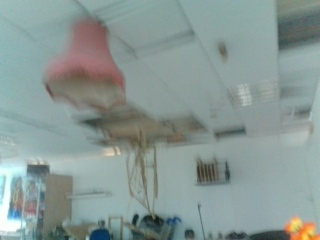
#> input picture mood_snapshots/mood_1752688050.jpg, 320 x 240 px, given in place of the camera
$ python camera_preview.py
#> lines starting #> are read from the running program, lines starting #| are printed output that depends on the picture
### reactivity/camera_reactive.py
#!/usr/bin/env python3
"""
    def __init__(self, sensitivity=1.0, smoothing_factor=0.8, pause_threshold=0.5, pause_duration=3.0):amera Reactivity System for Hand Controller
===========================================

Real-time camera-based reactivity that affects Markov chain generation.
Detects frame differences, activity levels, and motion to create
organic behavioral multipliers.

Features:
- Frame difference analysis for activity detection
- Smoothed reactivity scores to avoid jitter
- Multiple reactivity channels (movement, appearance, disappearance)
- Integration with hand controller Markov generation

Author: Camera Reactivity System
"""
import json
import time
from typing import Any, Dict, Optional, Tuple

import cv2
import numpy as np

from config.config import REACTIVITY_PAUSE_THRESHOLD


class CameraReactivityEngine:
    """
    Real-time camera analysis for behavioral reactivity.
    """

    def __init__(self, sensitivity=1.8, smoothing_factor=0.85, pause_threshold=None, pause_duration=3.0):
        """
        Initialize camera reactivity engine.

        Args:
            sensitivity: How sensitive to frame changes (0.0-2.0, higher = more sensitive)
            smoothing_factor: Temporal smoothing (0.0=no smoothing, 1.0=max smoothing)
            pause_threshold: Activity level that triggers pause (0.0-1.0, lower = easier to trigger)
            pause_duration: How long to pause in seconds
        """
        self.sensitivity = sensitivity
        self.smoothing_factor = smoothing_factor
        self.pause_threshold = pause_threshold if pause_threshold is not None else REACTIVITY_PAUSE_THRESHOLD
        self.pause_duration = pause_duration

        # Frame analysis
        self.previous_frame = None
        self.frame_count = 0

        # Single unified activity level for pause triggering
        self.activity_level = 0.0  # Overall movement/change (0.0-1.0)

        # Pause system for high activity
        self.is_paused = False
        self.pause_start_time = 0.0
        self.pause_cooldown = 10.0  # 10 second cooldown between pauses
        self.last_pause_time = 0.0

        # Historical tracking for better detection
        self.activity_history = []
        self.max_history = 15  # Keep 0.5 seconds at 30fps

        # Reactivity state
        self.last_update_time = time.time()
        self.reactivity_active = True

        # Debug info
        self.debug_enabled = True  # Enable by default for better feedback

    def process_frame(self, frame: np.ndarray) -> Dict[str, float]:
        """
        Process a camera frame and return reactivity metrics.

        Args:
            frame: OpenCV frame (BGR format)

        Returns:
            Dict with reactivity metrics:
            - activity_level: Overall scene activity (0.0-1.0)
            - sudden_change: Spike in activity (0.0-1.0)
            - motion_intensity: Movement strength (0.0-1.0)
            - chaos_multiplier: Suggested chaos factor for Markov (0.5-2.0)
            - speed_multiplier: Suggested speed factor (0.5-3.0)
        """
        if frame is None or not self.reactivity_active:
            return self._get_neutral_metrics()

        current_time = time.time()
        self.frame_count += 1

        # Convert to grayscale for analysis
        gray_frame = cv2.cvtColor(frame, cv2.COLOR_BGR2GRAY)

        # Apply Gaussian blur to reduce noise
        blurred_frame = cv2.GaussianBlur(gray_frame, (5, 5), 0)

        if self.previous_frame is None:
            self.previous_frame = blurred_frame.copy()
            return self._get_neutral_metrics()

        # Calculate frame difference
        frame_diff = cv2.absdiff(self.previous_frame, blurred_frame)

        # Apply threshold to get binary difference
        threshold_value = int(15 * self.sensitivity)  # Balanced threshold
        _, thresh_diff = cv2.threshold(frame_diff, threshold_value, 255, cv2.THRESH_BINARY)

        # Calculate activity metrics - balanced sensitivity
        raw_activity = np.sum(thresh_diff) / (frame.shape[0] * frame.shape[1] * 255)  # Normalize 0-1

        # Boost activity by sensitivity multiplier but more conservatively
        boosted_activity = min(1.0, raw_activity * self.sensitivity * 3.5)  # Reduced multiplier

        # Smooth the activity level but keep it responsive
        self.activity_level = self.smoothing_factor * self.activity_level + (1 - self.smoothing_factor) * boosted_activity

        # Track activity history for stability
        self.activity_history.append(boosted_activity)
        if len(self.activity_history) > self.max_history:
            self.activity_history.pop(0)

        # MEMORY FIX: Reuse previous frame buffer instead of copying
        np.copyto(self.previous_frame, blurred_frame)

        # Clean up temporary arrays to prevent memory leaks
        del gray_frame, blurred_frame, frame_diff, thresh_diff

        # Check for pause conditions (high activity triggers freeze)
        pause_active = self._check_pause_conditions(current_time)

        # Debug output - show activity and pause proximity (disabled by default)
        # if self.debug_enabled and self.frame_count % 15 == 0:  # Every 0.5 seconds
        #     progress_to_pause = (self.activity_level / self.pause_threshold) * 100
        #     print(f"🎥 Activity: {self.activity_level:.3f} | Pause at: {self.pause_threshold:.3f} | Progress: {progress_to_pause:.1f}% | Paused: {pause_active}")

        return {
            "activity_level": self.activity_level,
            "pause_threshold": self.pause_threshold,
            "progress_to_pause": min(100.0, (self.activity_level / self.pause_threshold) * 100),
            "is_paused": pause_active,
            "pause_remaining": max(0.0, (self.pause_start_time + self.pause_duration) - current_time) if pause_active else 0.0,
            "cooldown_remaining": max(0.0, self.pause_cooldown - (current_time - self.last_pause_time)),
            "timestamp": current_time,
            # Legacy compatibility for machine.py
            "chaos_multiplier": min(3.5, 0.3 + (self.activity_level * 3.2)),  # Convert activity to chaos range
            "speed_multiplier": min(2.0, 1.0 + self.activity_level),  # Convert activity to speed range
        }

    # [31 lines left out: function _check_pause_conditions, not called in this run]

    def _get_neutral_metrics(self) -> Dict[str, float]:
        """Return neutral/baseline metrics when no processing possible."""
        return {
            "activity_level": 0.0,
            "pause_threshold": self.pause_threshold,
            "progress_to_pause": 0.0,
            "is_paused": False,
            "pause_remaining": 0.0,
            "cooldown_remaining": 0.0,
            "timestamp": time.time(),
            # Legacy compatibility
            "chaos_multiplier": 0.3,  # Baseline chaos
            "speed_multiplier": 1.0,  # Baseline speed
        }

    def set_sensitivity(self, sensitivity: float):
        """Update sensitivity (0.0-1.0)."""
        self.sensitivity = max(0.0, min(1.0, sensitivity))

    def enable_debug(self, enabled: bool = True):
        """Enable/disable debug output."""
        self.debug_enabled = enabled

    # [74 lines left out: functions reset, test_camera_reactivity, not called in this run]


# [2 lines that do not run on import are left out]

### reactivity/camera_preview.py
#!/usr/bin/env python3
"""
Simple camera preview with reactivity visualization
"""
import cv2

# import numpy as np
from reactivity.camera_reactive import CameraReactivityEngine


def run_camera_preview():
    """Run a camera preview showing reactivity data"""
    print("🎥 Starting camera preview with simplified pause visualization...")
    print("Press 'q' to quit")

    # Initialize camera and reactivity engine
    cap = cv2.VideoCapture(0)
    if not cap.isOpened():
        print("ERROR Could not open camera")
        return

    reactivity_engine = CameraReactivityEngine()

    while True:
        ret, frame = cap.read()
#> frame is the input picture: shape (240, 320, 3); mean B, G, R 148.4, 152.1, 136.4
        if not ret:
            break

        # Process frame for reactivity
        metrics = reactivity_engine.process_frame(frame)
#> in process_frame, `gray_frame = cv2.cvtColor(frame, cv2.COLOR_BGR2GRAY)`:
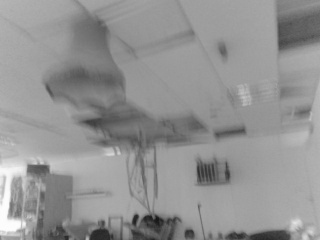
#> gray_frame: shape (240, 320); min 21, max 254, mean 147
#> metrics = 9 items

        # Create overlay with single activity bar showing pause proximity
        overlay = frame.copy()
        height, width = frame.shape[:2]
#> height = 240; width = 320

        # Main activity bar - shows how close we are to triggering a pause (positioned at bottom center)
        bar_width = 400
        bar_height = 30
        bar_x = (width - bar_width) // 2  # Center horizontally
#> bar_x = -40
        bar_y = height - 80  # Move to bottom with margin
#> bar_y = 160

        # Background (black)
        cv2.rectangle(overlay, (bar_x, bar_y), (bar_x + bar_width, bar_y + bar_height), (0, 0, 0), -1)
        cv2.rectangle(overlay, (bar_x, bar_y), (bar_x + bar_width, bar_y + bar_height), (255, 255, 255), 2)

        # Activity level (blue bar)
        activity_width = int(metrics["progress_to_pause"] * bar_width / 100)
#> activity_width = 0
        activity_color = (255, 0, 0) if metrics["progress_to_pause"] >= 100 else (255, 255, 0) if metrics["progress_to_pause"] >= 80 else (0, 255, 0)
#> activity_color = (0, 255, 0)
        cv2.rectangle(overlay, (bar_x, bar_y), (bar_x + activity_width, bar_y + bar_height), activity_color, -1)

        # Pause threshold line (red)
        threshold_x = bar_x + bar_width  # Always at 100% since we show progress to pause
#> threshold_x = 360
        cv2.line(overlay, (threshold_x, bar_y), (threshold_x, bar_y + bar_height), (0, 0, 255), 3)

        # Text overlay - position above the bar at bottom
        activity_text = f"Activity: {metrics['activity_level']:.3f} | Progress to Pause: {metrics['progress_to_pause']:.1f}%"
        cv2.putText(overlay, activity_text, (bar_x, bar_y - 10), cv2.FONT_HERSHEY_SIMPLEX, 0.6, (255, 255, 255), 2)
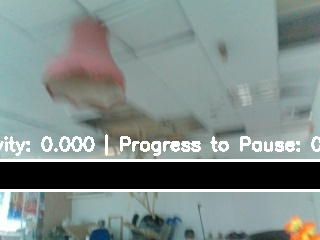
#> overlay: shape (240, 320, 3); mean B, G, R 135.6, 138.7, 125.9

        # Pause indicator
        if metrics.get("is_paused", False):
            cv2.rectangle(overlay, (width - 150, 10), (width - 10, 60), (0, 0, 255), -1)
            cv2.putText(overlay, "PAUSED", (width - 140, 30), cv2.FONT_HERSHEY_SIMPLEX, 0.8, (255, 255, 255), 2)
            cv2.putText(overlay, f"{metrics['pause_remaining']:.1f}s", (width - 140, 50), cv2.FONT_HERSHEY_SIMPLEX, 0.6, (255, 255, 255), 2)

        # Cooldown indicator
        elif metrics.get("cooldown_remaining", 0) > 0:
            cv2.rectangle(overlay, (width - 150, 10), (width - 10, 40), (100, 100, 100), -1)
            cv2.putText(
                overlay, f"Cooldown: {metrics['cooldown_remaining']:.1f}s", (width - 145, 30), cv2.FONT_HERSHEY_SIMPLEX, 0.5, (255, 255, 255), 1
            )

        # Show the frame
        cv2.imshow("Camera Reactivity Preview", overlay)

        # Check for quit
        if cv2.waitKey(1) & 0xFF == ord("q"):
#> (key q is pressed here)
            break

    cap.release()
    cv2.destroyAllWindows()
    print("📹 Camera preview closed")


if __name__ == "__main__":
    run_camera_preview()

$ run again, on mood_snapshots/mood_1752688097.jpg
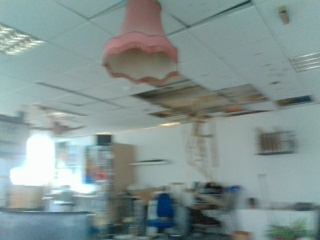
#> input picture mood_snapshots/mood_1752688097.jpg, 320 x 240 px, given in place of the camera
#> in run_camera_preview, frame is the input picture: shape (240, 320, 3); mean B, G, R 145.8, 147.7, 130.8
#> in process_frame, `gray_frame = cv2.cvtColor(frame, cv2.COLOR_BGR2GRAY)`:
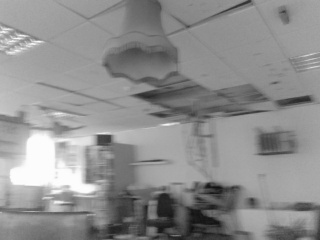
#> gray_frame: shape (240, 320); min 17, max 254, mean 142.4
#> metrics = 9 items
#> activity_width = 0
#> activity_color = (0, 255, 0)
#> in run_camera_preview, `cv2.putText(overlay, activity_text, (bar_x, bar_y - 10), cv2.FONT_HERS..`:
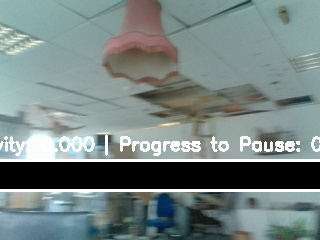
#> overlay: shape (240, 320, 3); mean B, G, R 130.6, 132.4, 118

$ run again, on mood_snapshots/mood_1752688109.jpg
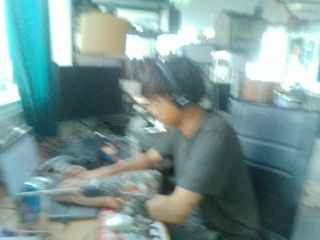
#> input picture mood_snapshots/mood_1752688109.jpg, 320 x 240 px, given in place of the camera
#> in run_camera_preview, frame is the input picture: shape (240, 320, 3); mean B, G, R 149.4, 151.1, 122.7
#> in process_frame, `gray_frame = cv2.cvtColor(frame, cv2.COLOR_BGR2GRAY)`:
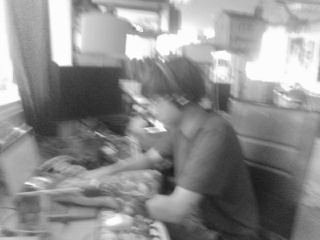
#> gray_frame: shape (240, 320); min 23, max 255, mean 142.4
#> metrics = 9 items
#> activity_width = 0
#> activity_color = (0, 255, 0)
#> in run_camera_preview, `cv2.putText(overlay, activity_text, (bar_x, bar_y - 10), cv2.FONT_HERS..`:
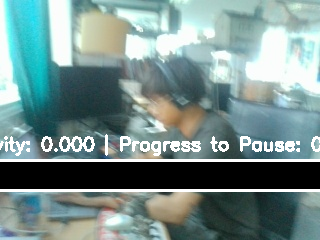
#> overlay: shape (240, 320, 3); mean B, G, R 141.7, 143.6, 119

$ run again, on mood_snapshots/mood_1752688117.jpg
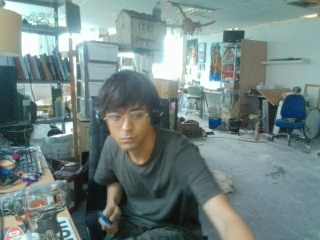
#> input picture mood_snapshots/mood_1752688117.jpg, 320 x 240 px, given in place of the camera
#> in run_camera_preview, frame is the input picture: shape (240, 320, 3); mean B, G, R 130.9, 132.8, 114.6
#> in process_frame, `blurred_frame = cv2.GaussianBlur(gray_frame, (5, 5), 0)`:
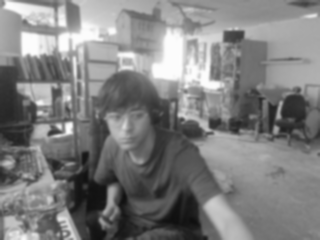
#> blurred_frame: shape (240, 320); min 15, max 253, mean 127.2
#> metrics = 9 items
#> activity_width = 0
#> activity_color = (0, 255, 0)
#> in run_camera_preview, `cv2.putText(overlay, activity_text, (bar_x, bar_y - 10), cv2.FONT_HERS..`:
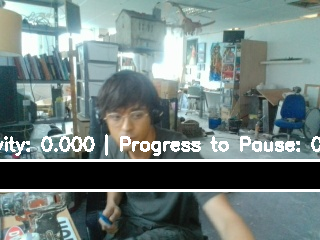
#> overlay: shape (240, 320, 3); mean B, G, R 125.5, 127.5, 112
